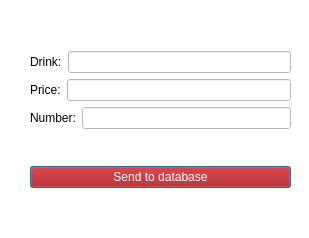
<?xml version="1.0" encoding="UTF-8"?>
<ui version="4.0">
 <class>newDrinkWidget</class>
 <widget class="QDialog" name="newDrinkWidget">
  <property name="geometry">
   <rect>
    <x>0</x>
    <y>0</y>
    <width>309</width>
    <height>238</height>
   </rect>
  </property>
  <property name="windowTitle">
   <string>Dialog</string>
  </property>
  <property name="styleSheet">
   <string notr="true">background-color:white</string>
  </property>
  <widget class="QWidget" name="">
   <property name="geometry">
    <rect>
     <x>30</x>
     <y>20</y>
     <width>261</width>
     <height>201</height>
    </rect>
   </property>
   <layout class="QVBoxLayout" name="verticalLayout_2">
    <item>
     <layout class="QVBoxLayout" name="verticalLayout">
      <item>
       <layout class="QHBoxLayout" name="horizontalLayout">
        <item>
         <widget class="QLabel" name="label">
          <property name="text">
           <string>Drink:</string>
          </property>
         </widget>
        </item>
        <item>
         <widget class="QLineEdit" name="lineEdit"/>
        </item>
       </layout>
      </item>
      <item>
       <layout class="QHBoxLayout" name="horizontalLayout_2">
        <item>
         <widget class="QLabel" name="label_2">
          <property name="text">
           <string>Price:</string>
          </property>
         </widget>
        </item>
        <item>
         <widget class="QLineEdit" name="lineEdit_2"/>
        </item>
       </layout>
      </item>
      <item>
       <layout class="QHBoxLayout" name="horizontalLayout_3">
        <item>
         <widget class="QLabel" name="label_3">
          <property name="text">
           <string>Number:</string>
          </property>
         </widget>
        </item>
        <item>
         <widget class="QLineEdit" name="lineEdit_3"/>
        </item>
       </layout>
      </item>
     </layout>
    </item>
    <item>
     <widget class="QPushButton" name="pushButton">
      <property name="styleSheet">
       <string notr="true">background-color:rgb(170, 0, 0);
color:rgb(255, 255, 255);</string>
      </property>
      <property name="text">
       <string>Send to database</string>
      </property>
     </widget>
    </item>
   </layout>
  </widget>
 </widget>
 <resources/>
 <connections/>
</ui>
